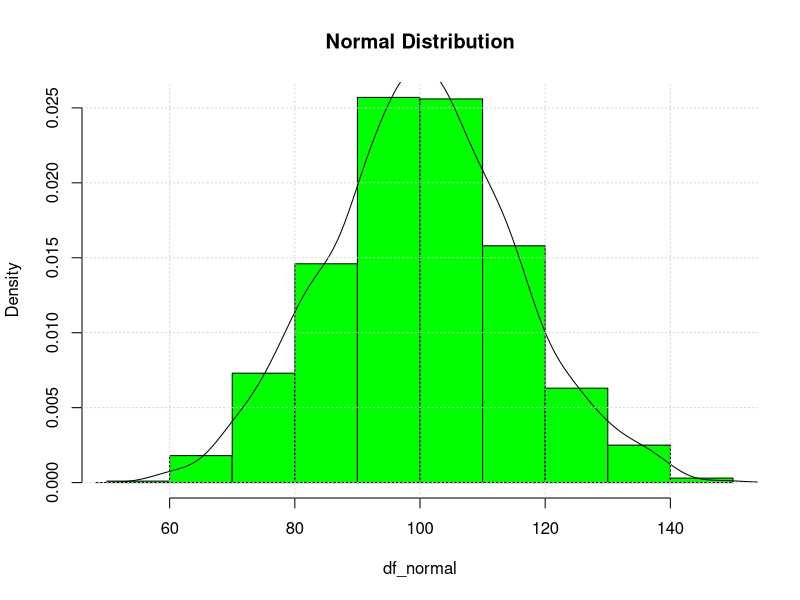
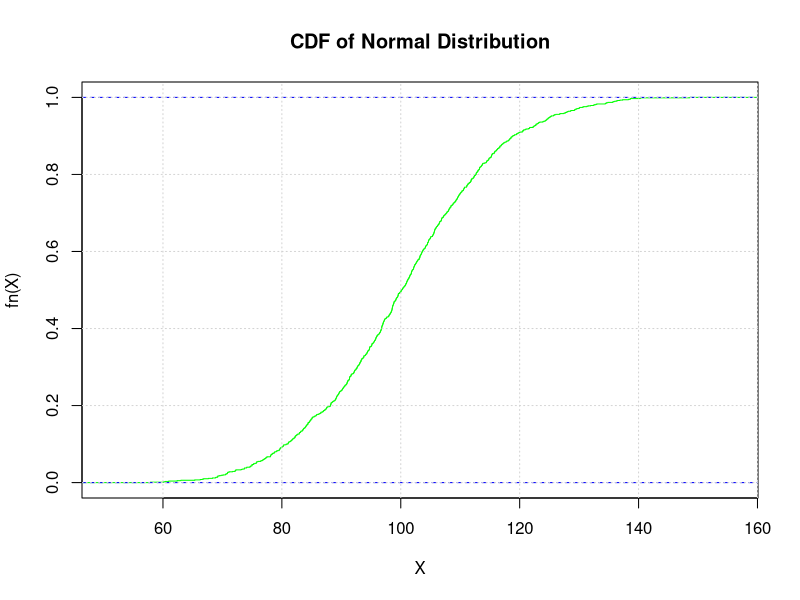
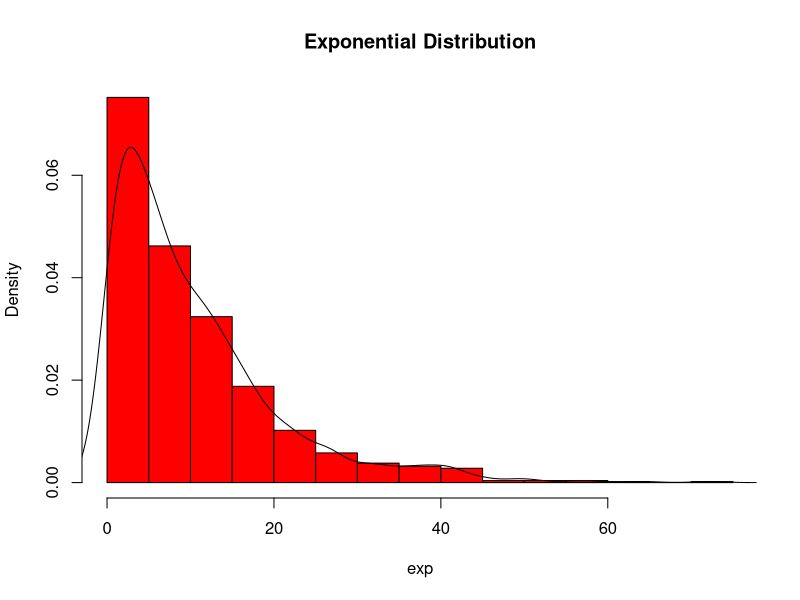
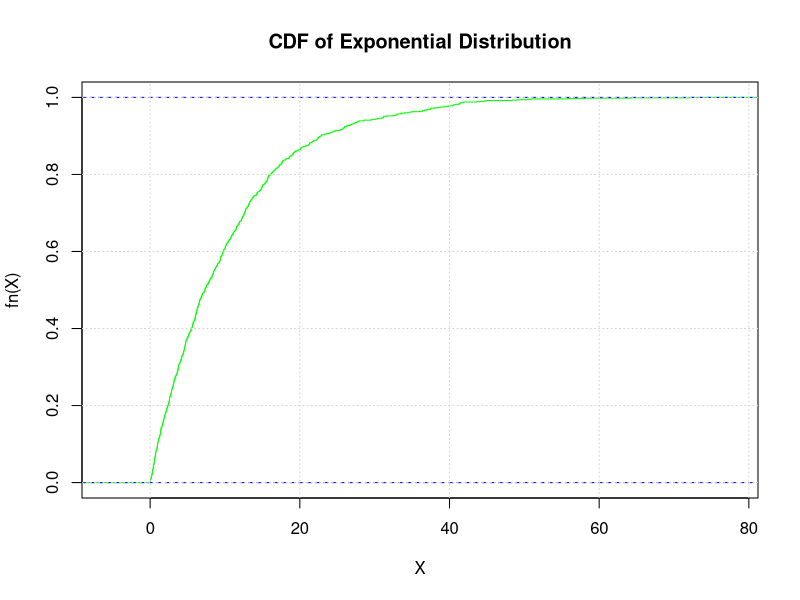
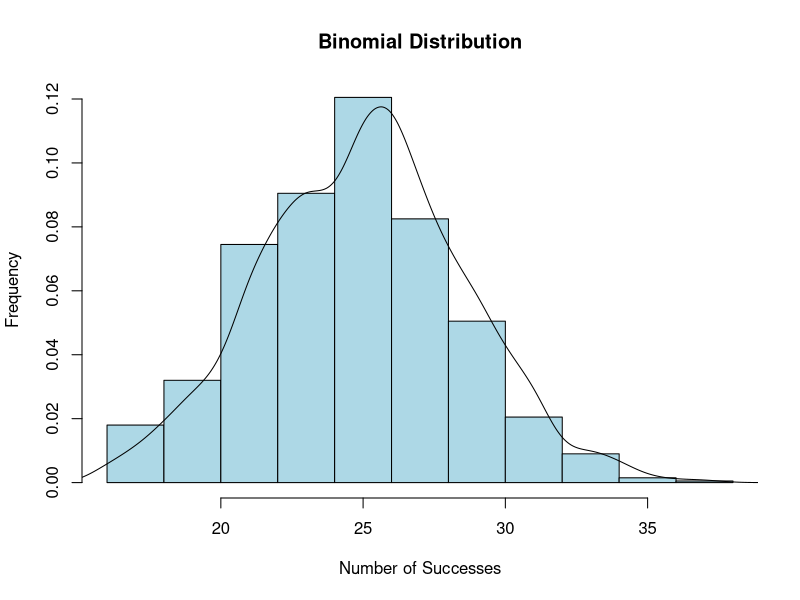
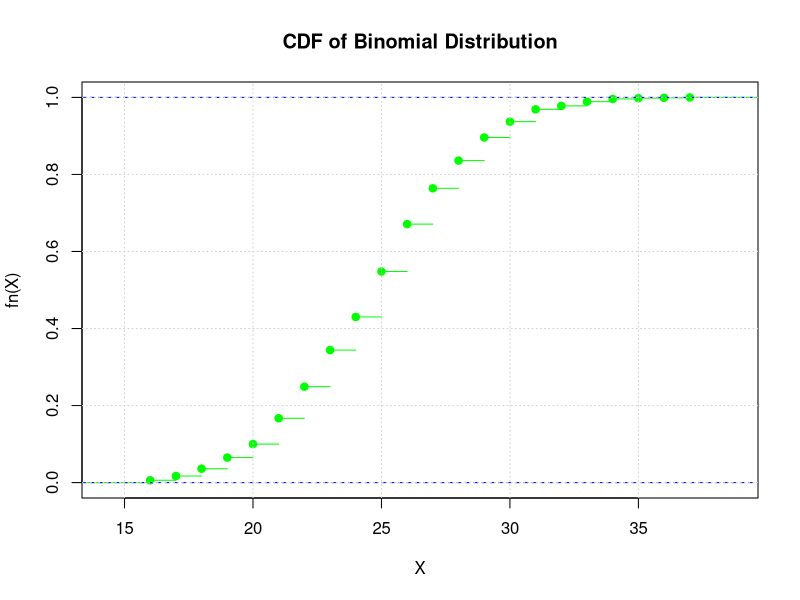
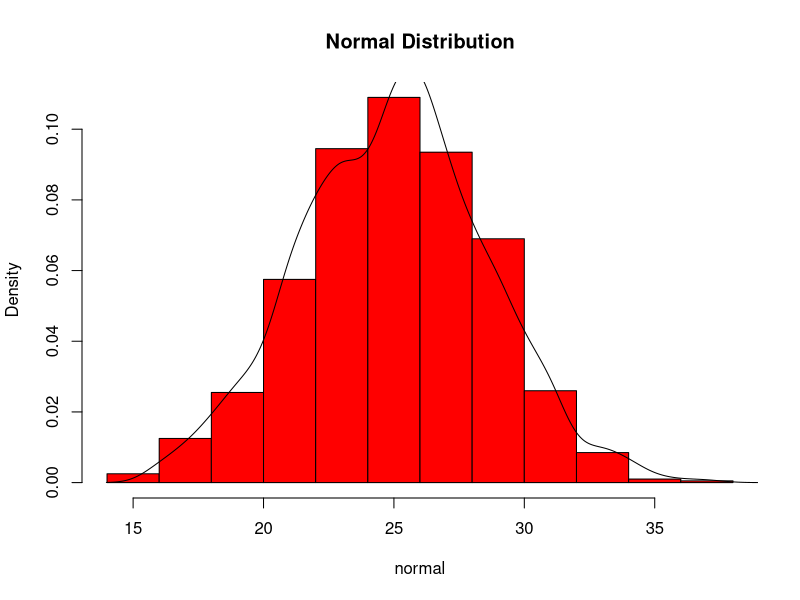
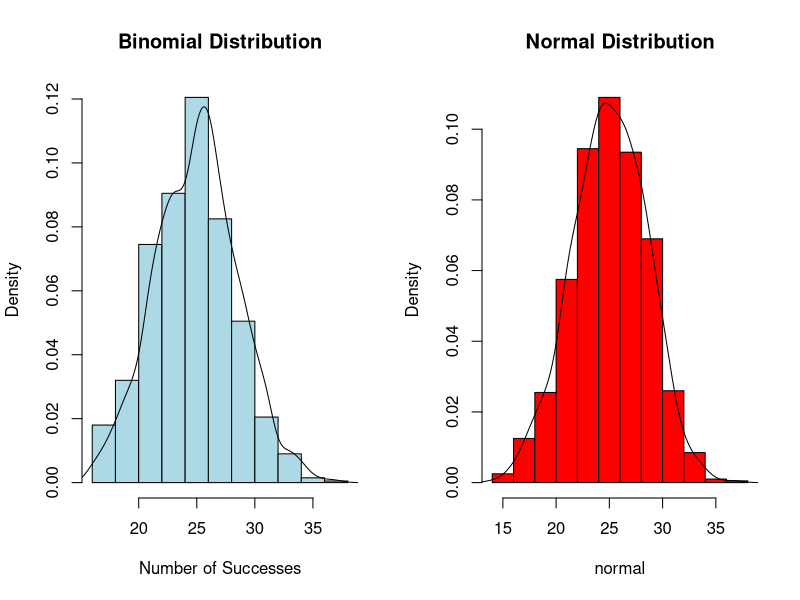

These figures' R source, in order:
# 1: Normal Distribution

set.seed(123)
mean <- 100
sd <- 15

df_normal <- rnorm(1000,mean,sd)
print(df_normal)

hist(df_normal,
     prob = TRUE,
     col = "green",
     main = "Normal Distribution")
lines(density(df_normal))
grid()

mean_normal <- mean(df_normal)
print(mean_normal)

variance_normal <- var(df_normal)
print(variance_normal)

mean_normal_the <- mean
print(mean_normal_the)

variance_normal_the <- sd^2
print(variance_normal_the)

cat("Comparing Empirical and Theoritical Mean of Normal Distribution","\n",
    "Empirical Mean :",mean_normal,"\n",
    "Theoritical Mean :",mean_normal_the,"\n")
cat("Comparing Empirical and Theoritical Variance of Normal Distribution","\n",
    "Empirical Variance :",variance_normal,"\n",
    "Theoritical Variance",variance_normal_the,"\n")

CDF_Normal <- ecdf(df_normal)
plot(CDF_Normal,
     main = "CDF of Normal Distribution",
     xlab = "X",
     ylab = "fn(X)",
     col.01line = "blue",
     col = "green")
grid()

conf_int <- t.test(df_normal)$conf.int
print(conf_int)
# 2: Exponential Distribution

set.seed(123)
lambda <- 0.1

exp <- rexp(1000,lambda)
print(exp)


hist(exp,
     col = "red",
     main = "Exponential Distribution",
     probability = TRUE)
lines(density(exp))


mean_exp <- mean(exp)
print(mean_exp)

variance_exp <- var(exp)
print(variance_exp)

mean_exp_the <- 1/lambda
print(mean_exp_the)

variance_exp_the <- 1/lambda^2
print(variance_exp_the)

cat("Comparing Empirical and Theoritical Mean of Exponential Distribution","\n",
    "Empirical Mean :",mean_exp,"\n",
    "Theoritical Mean :",mean_exp_the,"\n")
cat("Comparing Empirical and Theoritical Variance of Exponential Distribution","\n",
    "Empirical Variance :",variance_exp,"\n",
    "Theoritical Variance",variance_exp_the,"\n")

CDF_Exp <- ecdf(exp)
plot(CDF_Exp,
     main = "CDF of Exponential Distribution",
     xlab = "X",
     ylab = "fn(X)",
     col.01line = "blue",
     col = "green")
grid()

#In an exponential distribution, the probability of an event occurring after time t is independent of how much time has already passed.
# 3: Normal Approximation to the Binomial Distribution

n <- 50
p <- 0.5

bin <- rbinom(1000,n,p)
print(bin)

mean_bin <- mean(bin)
print(mean_bin)

variance_bin <- var(bin)
print(variance_bin)

sd_bin <- sd(bin)
print(sd_bin)

mean_bin_the <- n*p
print(mean_bin_the)

variance_bin_the <- n*p*(1-p)
print(variance_bin_the)

sd_bin_the <- (n*p*(1-p))^(1/2)
print(sd_bin_the)

hist(bin,
     col = "lightblue",
     main = "Binomial Distribution",
     xlab = "Number of Successes",
     ylab = "Frequency",prob = TRUE)
lines(density(bin))

cat("Comparing Empirical and Theoritical Mean of Binomial Distribution","\n",
    "Empirical Mean :",mean_bin,"\n",
    "Theoritical Mean :",mean_bin_the,"\n")
cat("Comparing Empirical and Theoritical Variance of Binomial Distribution","\n",
    "Empirical Variance :",variance_bin,"\n",
    "Theoritical Variance",variance_bin_the,"\n")
cat("Comparing Empirical and Theoritical Standard Deviation of Binomial Distribution","\n",
    "Empirical Standard Deviation :",sd_bin,"\n",
    "Theoritical Standard Deviation",sd_bin_the,"\n")

CDF_bin <- ecdf(bin)
plot(CDF_bin,
     main = "CDF of Binomial Distribution",
     xlab = "X",
     ylab = "fn(X)",
     col.01line = "blue",
     col = "green")
grid()

# Approximate the binomial using a normal Distribution

normal <- rnorm(1000,mean_bin,sd_bin)
print(normal)

mean_norm <- mean(normal)
print(mean_norm)

hist(normal,
     col = "red",
     main = "Normal Distribution",
     prob = TRUE)
lines(density(bin))

# plotting Two graphs and Comparing Results
par(mfrow = c(1, 2))
hist(bin,
     col = "lightblue",
     main = "Binomial Distribution",
     xlab = "Number of Successes",
     ylab = "Density",prob = TRUE)
lines(density(bin))

hist(normal,
     col = "red",
     main = "Normal Distribution",
     prob = TRUE)
lines(density(normal))

# 4: Case Study:Manufacturing Quality Control

p <- 0.95
n <- 50
q <- 1-p
bin4 <- pbinom(q, 45, 0.95, lower.tail = TRUE, log.p = FALSE)
print(bin4)

mean_bin4 <- n*p
print(mean_bin4)

sd_bin4 <- (n*p*q)^(1/2)
print(sd_bin4)

norm4 <- pnorm(45, mean_bin4, sd_bin4, lower.tail=FALSE)
print(norm4)

# when n is sufficiently large ( n ≥ 5 0 )